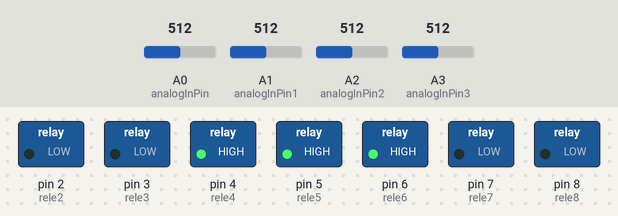
The sketch below on a simulated Arduino Uno, built with avr-gcc and run on an emulated ATmega328P. Parts: switched loads named in the sketch (green lamp = pin HIGH). The test bench sets the inputs (shaded band); at power-on: A1 (analogInPin1) = 512, A0 (analogInPin) = 512, A2 (analogInPin2) = 512, A3 (analogInPin3) = 512. What the sketch prints to the serial monitor is not drawn.

Above: at 1.2 s.
1.3 s: A1 (analogInPin1) set to 133
4.3 s: A1 (analogInPin1) set to 108
At 5.4 s:
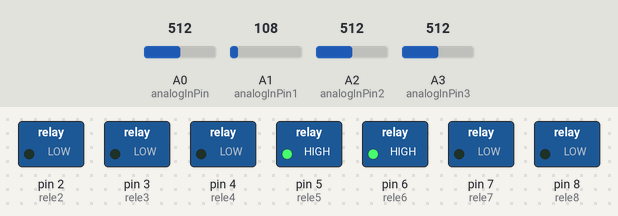
5.8 s: A0 (analogInPin) set to 690
7.3 s: A0 (analogInPin) set to 707
At 8.0 s:
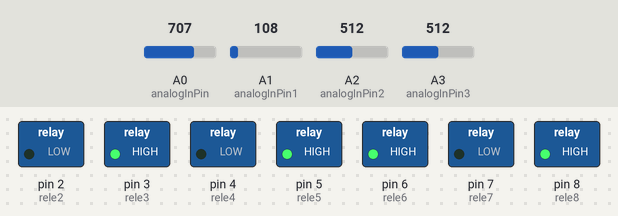
8.8 s: A2 (analogInPin2) set to 129
11.8 s: A2 (analogInPin2) set to 109
At 12.3 s:
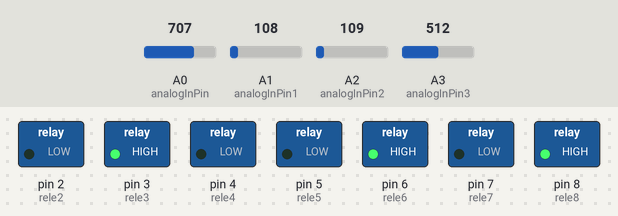
Timing chart, 0 to 14.3 s (numbered marks = the images above; inputs shaded):
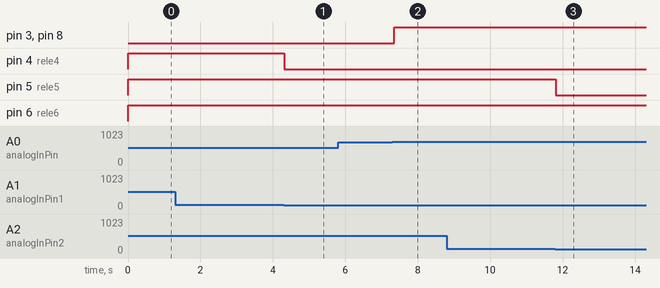

The sketch:

AnalogInput.ino
```cpp
/*

*/

// constantes nao sao alteradas:
const int analogInPin = A0;
const int analogInPin1 = A1;
const int analogInPin2 = A2;
const int analogInPin3 = A3;

int sensorVolante = 0;
int sensorAcelerador = 0;
int sensorFreio = 0;
int sensorBorboletaEsquerda = 0;


int rele2 = 2; //esquerda
int rele3 = 3; //direita
int rele4 = 4; //acelerador
int rele5 = 5; //freio
int rele6 = 6; //borboleta esquerda

int rele7 = 7; //esq
int rele8 = 8; //direita


void setup() {
  Serial.begin(9600);
  pinMode(rele2, OUTPUT); //esquerda
  pinMode(rele3, OUTPUT); //direita
  pinMode(rele4, OUTPUT); //acelerador
  pinMode(rele5, OUTPUT); //freio
  pinMode(rele6, OUTPUT); //borboleta esquerda
  pinMode(rele7, OUTPUT);
  pinMode(rele8, OUTPUT);
}

void loop() {
  sensorVolante = analogRead(analogInPin); //volante pino 0
  sensorAcelerador = analogRead(analogInPin1); //acelerador
  sensorFreio = analogRead(analogInPin2); //freio
  sensorBorboletaEsquerda = analogRead(analogInPin3); //borb esqu

  Serial.print("sensor = " );
  Serial.print(sensorAcelerador);

  if (sensorVolante < 300) { //anterior 400
    digitalWrite(rele2, HIGH);
    digitalWrite(rele7, HIGH);
  } else {
    digitalWrite(rele2, LOW);
    digitalWrite(rele7, LOW);
  }


  if (sensorVolante > 700) { //anterior 500
    digitalWrite(rele3, HIGH);
    digitalWrite(rele8, HIGH);
  } else {
    digitalWrite(rele3, LOW);
    digitalWrite(rele8, LOW);
  }

  if (sensorVolante > 400 && sensorVolante < 500) {
    digitalWrite(rele2, LOW);
    digitalWrite(rele3, LOW);
    digitalWrite(rele7, LOW);
    digitalWrite(rele8, LOW);
  }

  if (sensorAcelerador > 120) {
    digitalWrite(rele4, HIGH);
  } else {
    digitalWrite(rele4, LOW);
  }

  if (sensorFreio > 120) {
    digitalWrite(rele5, HIGH);
  } else {
    digitalWrite(rele5, LOW);
  }


  if (sensorBorboletaEsquerda > 200) {
    digitalWrite(rele6, HIGH);
  } else {
    digitalWrite(rele6, LOW);
  }


  // Aguarda 2 milissegundos antes do proximo loop:
  delay(50);
}
```

Measured:
- the behaviour switches between 121 and 120 on A1 (analogInPin1) (found by bisection; images 0 and 1)
- the behaviour switches between 700 and 701 on A0 (analogInPin) (found by bisection; images 1 and 2)
- the behaviour switches between 121 and 120 on A2 (analogInPin2) (found by bisection; images 2 and 3)
- after the input at 1.3 s, every drawn part: stays the same
- after the input at 4.3 s, pin 4 (rele4): HIGH → LOW at once
- after the input at 5.8 s, every drawn part: stays the same
- after the input at 7.3 s, pin 3 (rele3), pin 8 (rele8): LOW → HIGH after 0.05 s
- after the input at 8.8 s, every drawn part: stays the same
- after the input at 11.8 s, pin 5 (rele5): HIGH → LOW at once
